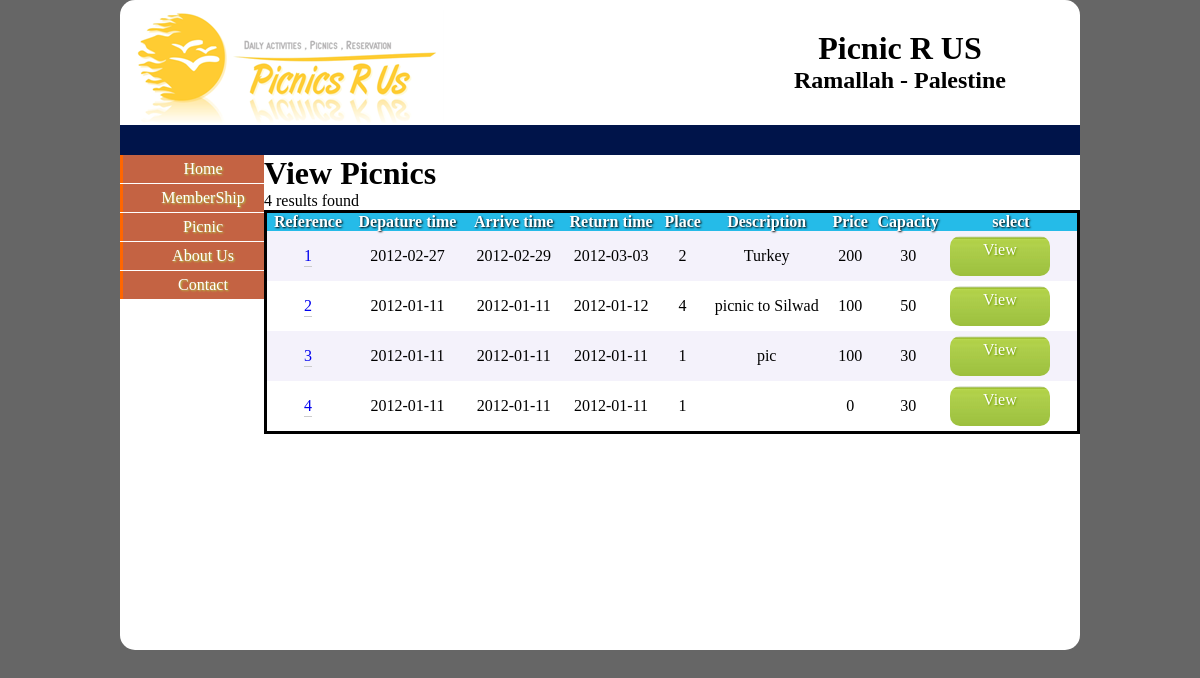
/mainpage2.php?main=viewnumpicnic, run on the app's committed database.
### tables this page shows
CREATE TABLE IF NOT EXISTS `picnics` (
  `id` int(10) NOT NULL AUTO_INCREMENT,
  `title` varchar(100) DEFAULT NULL,
  `place` varchar(100) DEFAULT NULL,
  `activities` varchar(100) DEFAULT NULL,
  `food` varchar(100) DEFAULT NULL,
  `depature time` date DEFAULT NULL,
  `arrive time` date DEFAULT NULL,
  `return time` date DEFAULT NULL,
  `transportation` varchar(100) DEFAULT NULL,
  `priceperperson` double DEFAULT NULL,
  `ischildren` int(1) DEFAULT NULL,
  `isdisability` int(1) DEFAULT NULL,
  `isbaby` int(1) DEFAULT NULL,
  `capacity` int(2) DEFAULT NULL,
  `status` int(1) DEFAULT NULL,
  `contractid` varchar(20) DEFAULT NULL,
  PRIMARY KEY (`id`)
);

### checklogin.php (called while the page is built)
<?php
if(!function_exists('checklogin')){
function checklogin(){
if(isset($_SESSION['user_id'])&&!empty($_SESSION['user_id'])){
return true;
}
else
return false;
}
}
?>

### viewnumpicnic.php (the view, shortened to what this page needs)
<html>
<head>
</head>
<body>
<h1>View Picnics</h1>
<?php
include('init.php');
$query=
"SELECT
 picnics.id ,
 picnics.`depature time`,
 picnics.`arrive time`,
 picnics.`return time`,
picnics.capacity,
 picnics.place,
 picnics.title,
 picnics.priceperperson
 FROM `picnics`".
" ORDER BY
 picnics.id ASC";
$result=mysql_query($query,$dbcon) or die("<h3 style='color:red;'>error getting data</h3>");
$num_rows=mysql_num_rows($result);
echo "$num_rows results found";
$stringeod=<<< EOD
<form>
EOD;
echo $stringeod;
echo "<table id='table1'>";
echo "<tr><th>Reference</th><th>Depature time</th><th>Arrive time</th><th>Return time</th><th>Place</th><th>Description</th><th>Price</th><th>Capacity</th><th>select</th></tr>";
while($row=mysql_fetch_array($result,MYSQL_ASSOC))
{
echo "<tr><td>";
echo "<a  id='reference' href='showplace.php?myplaceid=".$row['place']."' >".$row['id']."</a>";
echo "</td><td>";
echo $row['depature time'];
echo "</td><td>";
echo $row['arrive time'];
echo "</td><td>";
echo $row['return time'];
echo "</td><td>";
echo $row['place'];
echo "</td><td>";
echo $row['title'];
echo "</td><td>";
echo $row['priceperperson'];
echo "</td><td>";
echo $row['capacity'];
echo "</td><td>";
echo "<a  id='workerLink' href='"."psessionmanager2.php?picnic_id_number=".$row['id']."' >";
echo "View</a>";
echo "</td></tr>";
}
echo "</table>";
echo "</form>";
?>
</body>
</html>

### mainpage2.php (shortened to what this page needs)
<html>
 <head>
<link rel="stylesheet" type="text/css" href="css/style2.css">
 </head>
 <body>
  <div id="box">
 <div id="head">
 <div id="logo"><img src="images/logo.png"  /></div>
 <div id="nameAndAddress">
  <h1>Picnic R US</h1>
 <h2 >Ramallah - Palestine</h2>
 </div>
 </div>
 <div id="hseperator">
 <?php
 include('mainpageloader.php');
 ?>
 </div>
 <div id="content">
  <div id="nav">
  <ul>
  <li><a href="mainpage2.php?main=home">Home</a></li>
  <li><a href="#">MemberShip</a>
  </li>
  <li><a href="#">Picnic</a>
  </li>
  <li><a href="mainpage2.php?main=aboutus">About Us</a></li>
    <li><a href="mainpage2.php?main=contactus">Contact</a></li>
  </ul>
  </div>
<div id="disp" <?php  if(!checklogin()) {echo "style='overflow:auto;'";}?>>
<?php
if(isset($_GET['main'])){
if($_GET['main']=="viewnumpicnic")
include('viewnumpicnic.php');
}
?>
</div>
	 </div>
</div>
</body>

### mainpageloader.php (shortened to what this page needs)
<html>
	<head>
	</head>
	<body onLoad="loadCake();">
<?php
require('checklogin.php');
?>
	</body>
</html>

### css/style2.css (style rules this page uses)
* { margin:0; padding:0; }
body { background:#666; }
#box { width:960px;margin:0 auto; background:#FFF;border-radius:15px;height:650px; }
#head { width:100%; clear:both; margin:auto; text-align:center; height:125px; }
#logo { width:250px;height:90px; margin:10px;float:left; }
#nameAndAddress { width:300px;height:30px;float:right;margin:30px;font-family:cursive; }
#hseperator { width:960px; background:#00144a;height:30px;color:black; }
#content { width:960px; background:#FFF;height:400px; }
#disp { overflow:scroll; padding:0; margin:0; float:right; width:85%; height:400px; background:#FFF; }
#nav { float:left; padding:0; margin:0; height:400px; width:15%; }
#nav ul { list-style-type:none; float:left; margin:0; padding:0; }
#nav ul li { width:150px; }
#nav ul li a { text-decoration:none; color:#FFFFFF; text-align:center; font:14px cursive bold ; float:left; width:150px; background:#c46343; border-left:3px solid #f60; text-shadow:1px 1px 2px #B0D049; margin :0 0 1px 0; padding:5px; }

### mainpageloader.php (style rules this page uses)
ul, li { list-style-type:none; padding:0; margin:0; }

### viewnumpicnic.php (style rules this page uses)
#workerLink { background:url(images/but1.jpg) repeat-x; text-decoration:none; width:90px; height:30px; font:28px cursive bold ; display: block; color:#FFFFFF; text-shadow:1px 1px 2px #77A200; border-radius:10px; text-align:center; padding:5px; margin:5px; }
#table1 { width: 100%; border: 3px black solid; border-collapse: collapse; ;text-align:center; }
tr:nth-of-type(odd) { background-color: #fff;text-align:center; }
tr:nth-of-type(even) { background-color: #F4F2FB; }
th { background-color: #25BBE8; color:#FFFFFF; text-shadow:1px 1px 2px #000; font:18px cursive bold ; }
#reference { border-bottom:1px solid #cccccc; padding-bottom: 2px; }
#reference:link { text-decoration: none; }

### data on the page
picnics: id "1", depature time "2012-02-27", arrive time "2012-02-29", return time "2012-03-03", place "2", title "Turkey", priceperperson "200", capacity "30"
picnics: id "2", depature time "2012-01-11", arrive time "2012-01-11", return time "2012-01-12", place "4", title "picnic to Silwad", priceperperson "100", capacity "50"
picnics: id "3", depature time "2012-01-11", arrive time "2012-01-11", return time "2012-01-11", place "1", title "pic", priceperperson "100", capacity "30"
picnics: id "4", depature time "2012-01-11", arrive time "2012-01-11", return time "2012-01-11", place "1", priceperperson "0", capacity "30"

### other printed values
$num_rows "4"
